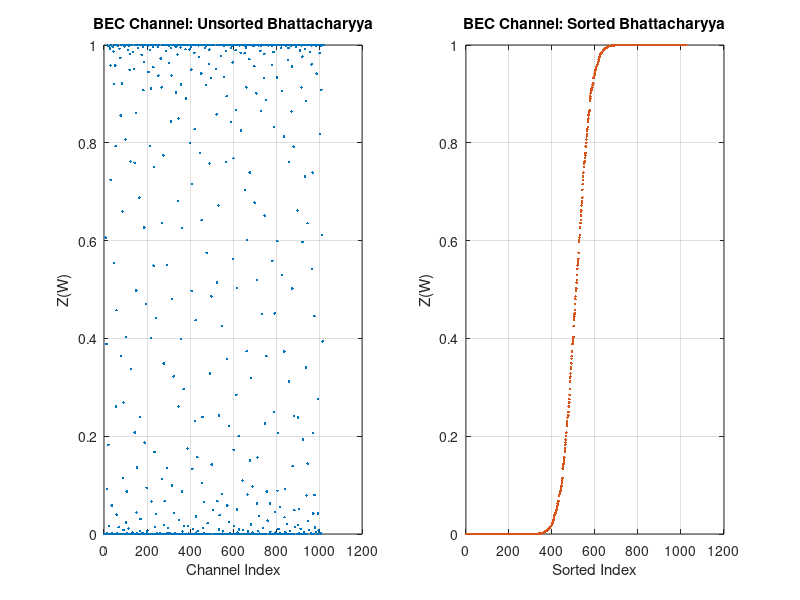

Write the MATLAB code that produced this figure.
clc;
clear;

%% Parameters
N = 1024;             % Code length
n = log2(N);          
epsilon = 0.5;        % BEC erasure probability
EbN0_dB = 2;          % AWGN Eb/N0 in dB
R = 0.5;              % Code rate
EbN0 = 10^(EbN0_dB/10);
sigma = sqrt(1 / (2 * R * EbN0));

%% Bhattacharyya Initialization
Z_bec = zeros(1, N);

% Base initialization
Z_bec(1) = epsilon;

%% Recursive Bhattacharyya Update
for lev = 1:n
    len = 2^lev;
    for i = len/2+1:len
        Z_bec(i)  = 2 * Z_bec(i - len/2) - Z_bec(i - len/2)^2;
    end
    for i = len/2+1:len
        Z_bec(i - len/2)  = Z_bec(i - len/2)^2;
    end
end

%% Final Values
Z_bec_final = Z_bec;

% Sorting
Z_bec_sorted = sort(Z_bec_final);

%% Plotting
figure('Name','Bhattacharyya Parameter Plots (N = 1024)','NumberTitle','off');

subplot(1,2,1);
plot(1:N, Z_bec_final, '.', 'Color', [0 0.45 0.74]);
title('BEC Channel: Unsorted Bhattacharyya');
xlabel('Channel Index');
ylabel('Z(W)');
grid on;

subplot(1,2,2);
plot(1:N, Z_bec_sorted, '.', 'Color', [0.85 0.33 0.1]);
title('BEC Channel: Sorted Bhattacharyya');
xlabel('Sorted Index');
ylabel('Z(W)');
grid on;


